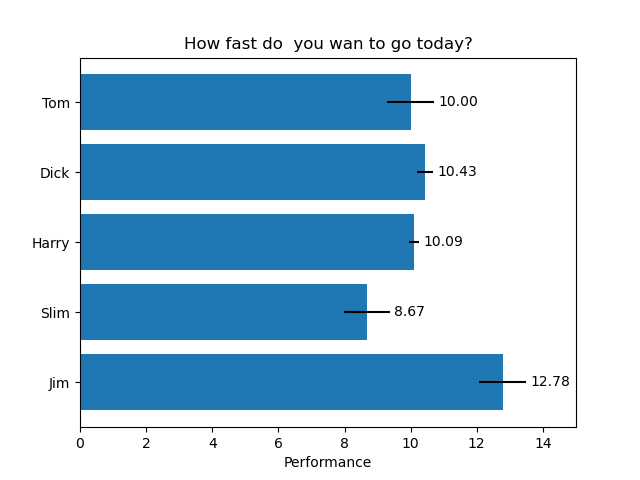

Reproduce this figure in Python.
import matplotlib.pyplot as plt
import numpy as np

np.random.seed(19680801)
people = ('Tom', 'Dick', 'Harry', 'Slim', 'Jim')
y_pos = np.arange(len(people))
performance = 3 + 10 * np.random.rand(len(people))
error = np.random.rand(len(people))


def main():
    fig, ax = plt.subplots()

    bar = ax.barh(y_pos, performance, xerr=error, align='center')
    ax.set_yticks(y_pos, labels=people)
    ax.invert_yaxis()
    ax.set_xlabel('Performance')
    ax.set_title('How fast do  you wan to go today?')

    ax.bar_label(bar, fmt='%.2f', padding=3)
    ax.set_xlim(right=15)
    plt.savefig('main.png')
    return


if __name__ == '__main__':
    main()
